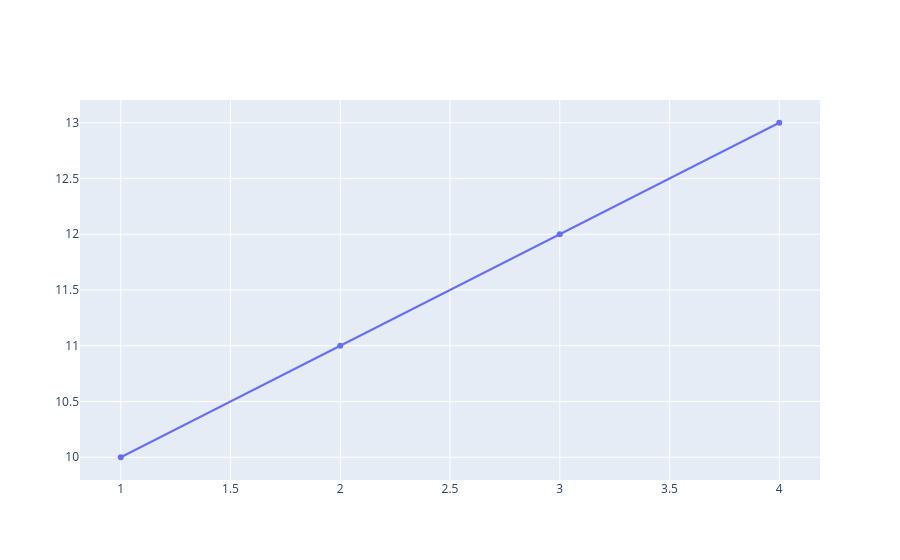

Notebook cell for this chart:
### Code cell
# Go Scatter plot using Plotly

import plotly.graph_objects as go

# create a simple line chart

fig = go.Figure(data=go.Scatter(x=[1, 2, 3, 4], y=[10, 11, 12, 13]))
fig.show()

### Figure 1 — Plotly figure (JSON) as saved in the notebook; plotly's stock layout.template omitted (floating-point values rounded to 4 significant figures)
{"data": [{"type": "scatter", "x": [1, 2, 3, 4], "y": [10, 11, 12, 13]}], "layout": {}}
